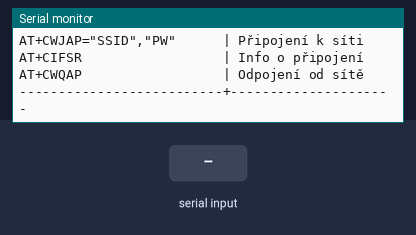
The sketch below on a simulated Arduino Mega 2560, built with avr-gcc and run on an emulated ATmega2560. Parts: the last lines printed to the serial monitor. The test bench sets the inputs (shaded band).

Above: at 1.6 s.
1.7 s: "1" received over the second serial link
At 2.8 s:
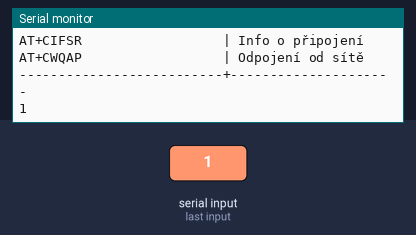
3.2 s: "0" received over the second serial link
At 4.0 s:
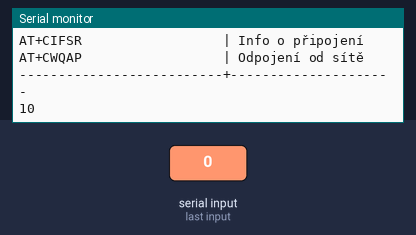

Measured:
- after the input at 1.7 s, the serial monitor: prints a new line at once (image 1)
- after the input at 3.2 s, the serial monitor: prints a new line at once (image 2)

The sketch:

01_WiFi.ino
```cpp
// Pro lepší čitelnost dáme Serial1 alias WF
// Serial1 operuje pouze na pinech 0, 1, kde je aktuálně připojený modul WiFi
#define WF Serial1

// Dopředná deklarace, metodu popíšeme na konci
void wifiKonektivita();

void setup()
{
  // Otevření komunikace Arduino - USB
  Serial.begin(9600);
  // Otevření komunikace Arduino - WiFi
  // WiFi modul funguje implicitně na 115200 baudech
  WF.begin(115200);
  while (!Serial);

  Serial.println("Nezapomeň přepnout sériový monitor na 'Obojí NL & CR!'");
  Serial.println("--------------------------+---------------------");
  Serial.println("Příkaz                    | Akce");
  Serial.println("--------------------------+---------------------");
  Serial.println("AT                        | Test, vrátí OK");
  Serial.println("AT+CWMODE=(1-3)           | Mód (Client/AP/C+AP");
  Serial.println("AT+CWLAP                  | Výpis sítí");
  Serial.println("AT+CWJAP=\"SSID\",\"PW\"      | Připojení k síti");
  Serial.println("AT+CIFSR                  | Info o připojení");
  Serial.println("AT+CWQAP                  | Odpojení od sítě");
  Serial.println("--------------------------+---------------------");
}

void loop()
{
  wifiKonektivita();
}

void wifiKonektivita()
{
  while (Serial.available())
  {
    WF.write(Serial.read());
  }

  while (WF.available())
  {
    Serial.write(WF.read());
  }
}
```
